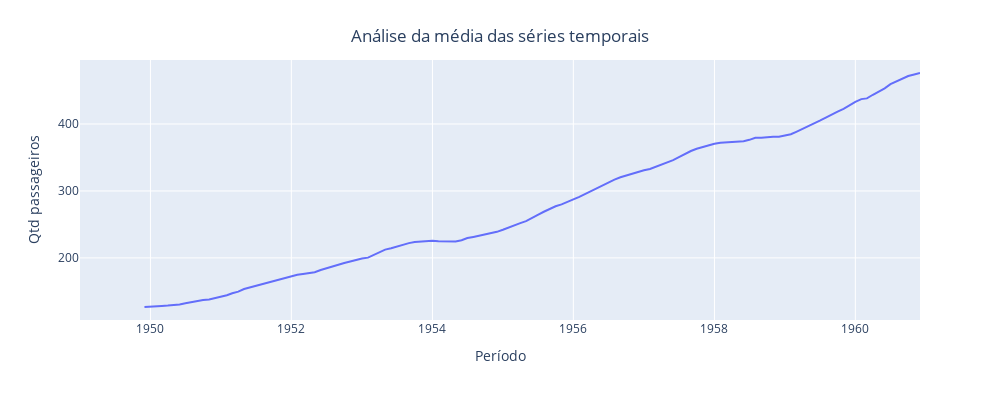

Notebook cell for this chart:
### Markdown cell above
#### Análise visual
##### Média em função do tempo
- A média varia rapidamente em função do tempo;
- Característica de uma série não estacionária.

### Code cell
fig = px.line(
    df_air.set_index('Período')['Qtd passageiros'].rolling(12).mean().reset_index().sort_values(by='Período'),
    x='Período',
    y='Qtd passageiros',
    height=400,
    width=1000,
    labels={
        'value': 'Média da carga total',
        'variable': 'Trecho',
        'Data_hora': 'Data/hora'
    },
)
fig.update_yaxes(showticklabels=True)
fig.update_layout(
    barmode="group",
    showlegend=True,
    title={
        'text': 'Análise da média das séries temporais',
        'x': 0.5,
        'xanchor': 'center',
        'yanchor': 'top',
    },
)
fig.show()

### Figure 1 — Plotly figure (JSON) as saved in the notebook; plotly's stock layout.template omitted (floating-point values rounded to 4 significant figures; data arrays with more than 128 entries replaced by an {"elided": "..."} marker saying what was removed)
{"data": [{"hovertemplate": "Período=%{x}<br>Qtd passageiros=%{y}<extra></extra>", "legendgroup": "", "line": {"color": "#636efa", "dash": "solid"}, "marker": {"symbol": "circle"}, "mode": "lines", "name": "", "orientation": "v", "showlegend": false, "type": "scatter", "x": {"elided": "144 str values"}, "xaxis": "x", "y": {"elided": "144 float values"}, "yaxis": "y"}], "layout": {"barmode": "group", "height": 400, "legend": {"tracegroupgap": 0}, "margin": {"t": 60}, "showlegend": true, "title": {"text": "Análise da média das séries temporais", "x": 0.5, "xanchor": "center", "yanchor": "top"}, "width": 1000, "xaxis": {"anchor": "y", "domain": [0, 1], "title": {"text": "Período"}}, "yaxis": {"anchor": "x", "domain": [0, 1], "showticklabels": true, "title": {"text": "Qtd passageiros"}}}}
